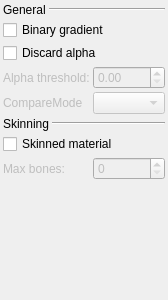
<?xml version="1.0" encoding="UTF-8"?>
<ui version="4.0">
 <class>ShaderGraphEditorShaderGraphProperties</class>
 <widget class="QWidget" name="ShaderGraphEditorShaderGraphProperties">
  <property name="geometry">
   <rect>
    <x>0</x>
    <y>0</y>
    <width>157</width>
    <height>300</height>
   </rect>
  </property>
  <property name="windowTitle">
   <string>Form</string>
  </property>
  <layout class="QGridLayout" name="gridLayout">
   <property name="leftMargin">
    <number>3</number>
   </property>
   <property name="topMargin">
    <number>3</number>
   </property>
   <property name="rightMargin">
    <number>3</number>
   </property>
   <property name="bottomMargin">
    <number>3</number>
   </property>
   <property name="spacing">
    <number>3</number>
   </property>
   <item row="0" column="0" colspan="2">
    <layout class="QHBoxLayout" name="horizontalLayout">
     <item>
      <widget class="QLabel" name="label">
       <property name="sizePolicy">
        <sizepolicy hsizetype="Maximum" vsizetype="Preferred">
         <horstretch>0</horstretch>
         <verstretch>0</verstretch>
        </sizepolicy>
       </property>
       <property name="text">
        <string>General</string>
       </property>
      </widget>
     </item>
     <item>
      <widget class="Line" name="line">
       <property name="orientation">
        <enum>Qt::Horizontal</enum>
       </property>
      </widget>
     </item>
    </layout>
   </item>
   <item row="1" column="0" colspan="2">
    <widget class="QCheckBox" name="cbBinaryGradient">
     <property name="text">
      <string>Binary gradient</string>
     </property>
    </widget>
   </item>
   <item row="2" column="0" colspan="2">
    <widget class="QCheckBox" name="cbDiscardAlpha">
     <property name="text">
      <string>Discard alpha</string>
     </property>
    </widget>
   </item>
   <item row="3" column="0">
    <widget class="QLabel" name="lbAlphaThreshold">
     <property name="enabled">
      <bool>false</bool>
     </property>
     <property name="sizePolicy">
      <sizepolicy hsizetype="Maximum" vsizetype="Preferred">
       <horstretch>0</horstretch>
       <verstretch>0</verstretch>
      </sizepolicy>
     </property>
     <property name="text">
      <string>Alpha threshold:</string>
     </property>
    </widget>
   </item>
   <item row="3" column="1">
    <widget class="QDoubleSpinBox" name="sbAlphaThreshold">
     <property name="enabled">
      <bool>false</bool>
     </property>
     <property name="maximum">
      <double>1.000000000000000</double>
     </property>
     <property name="singleStep">
      <double>0.100000000000000</double>
     </property>
    </widget>
   </item>
   <item row="4" column="0">
    <widget class="QLabel" name="lbAlphaCompareMode">
     <property name="enabled">
      <bool>false</bool>
     </property>
     <property name="sizePolicy">
      <sizepolicy hsizetype="Maximum" vsizetype="Preferred">
       <horstretch>0</horstretch>
       <verstretch>0</verstretch>
      </sizepolicy>
     </property>
     <property name="text">
      <string>CompareMode</string>
     </property>
    </widget>
   </item>
   <item row="4" column="1">
    <widget class="QComboBox" name="cbAlphaCompareMode">
     <property name="enabled">
      <bool>false</bool>
     </property>
    </widget>
   </item>
   <item row="5" column="0" colspan="2">
    <layout class="QHBoxLayout" name="horizontalLayout_2">
     <item>
      <widget class="QLabel" name="label_4">
       <property name="sizePolicy">
        <sizepolicy hsizetype="Maximum" vsizetype="Preferred">
         <horstretch>0</horstretch>
         <verstretch>0</verstretch>
        </sizepolicy>
       </property>
       <property name="text">
        <string>Skinning</string>
       </property>
      </widget>
     </item>
     <item>
      <widget class="Line" name="line_2">
       <property name="orientation">
        <enum>Qt::Horizontal</enum>
       </property>
      </widget>
     </item>
    </layout>
   </item>
   <item row="6" column="0" colspan="2">
    <widget class="QCheckBox" name="cbSkinnedMaterial">
     <property name="text">
      <string>Skinned material</string>
     </property>
    </widget>
   </item>
   <item row="7" column="0">
    <widget class="QLabel" name="lbMaxBones">
     <property name="enabled">
      <bool>false</bool>
     </property>
     <property name="sizePolicy">
      <sizepolicy hsizetype="Maximum" vsizetype="Preferred">
       <horstretch>0</horstretch>
       <verstretch>0</verstretch>
      </sizepolicy>
     </property>
     <property name="text">
      <string>Max bones:</string>
     </property>
    </widget>
   </item>
   <item row="7" column="1">
    <widget class="QSpinBox" name="sbMaxBones">
     <property name="enabled">
      <bool>false</bool>
     </property>
    </widget>
   </item>
   <item row="8" column="1">
    <spacer name="verticalSpacer">
     <property name="orientation">
      <enum>Qt::Vertical</enum>
     </property>
     <property name="sizeHint" stdset="0">
      <size>
       <width>20</width>
       <height>126</height>
      </size>
     </property>
    </spacer>
   </item>
  </layout>
 </widget>
 <resources/>
 <connections/>
</ui>
